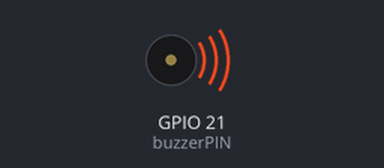
Bench run of a program on a simulated Raspberry Pi (BCM pin numbers). Parts: buzzer (waves = sounding).

Above: at 0.1 s.
Timing chart, 0 to 35.9 s (numbered marks = the images above):
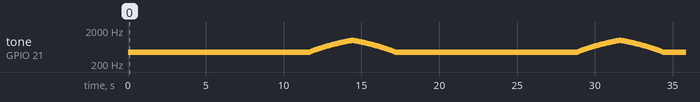

The program:

l27_passive_buzzer_pwm.py
```python
import RPi.GPIO as GPIO
import time
buzzerPIN = 21
GPIO.setmode(GPIO.BCM)
GPIO.setup(buzzerPIN , GPIO.OUT)
myPwm = GPIO.PWM(buzzerPIN,440)
dutyCycle = 0
myPwm.start(dutyCycle)

try:
    while True:
        for i in range(1,30):
            myPwm.ChangeDutyCycle(i)  # volume up-down
            time.sleep(.2)

        for i in range(30,1,-1):
            myPwm.ChangeDutyCycle(i)
            time.sleep(.2)

        for freq in range(440, 1000, 10):
            myPwm.ChangeFrequency(freq)   # frequency of the sound
            time.sleep(0.05)

        for freq in range(1000, 440, -10):
            myPwm.ChangeFrequency(freq)
            time.sleep(0.05)

except KeyboardInterrupt:
    print("GPIO is free")
    GPIO.cleanup()
```

Measured:
- by itself, tone on GPIO 21 (buzzerPIN): plays 440 Hz for 11.7 s, 450 Hz for 0.05 s, 460 Hz for 0.05 s, 470 Hz for 0.05 s, 480 Hz for 0.05 s, 490 Hz for 0.05 s … (224 notes in this stretch)
